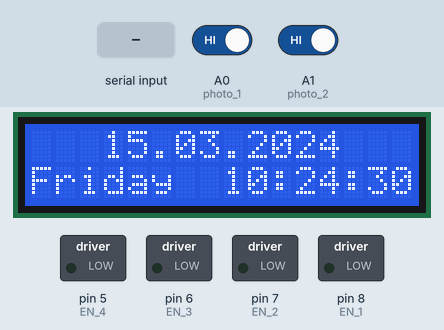
Recording of a sketch running on a simulated Arduino Uno, built with avr-gcc and run on an emulated ATmega328P. Parts: 16×2 character LCD, switched loads named in the sketch (green lamp = pin HIGH). The inputs (shaded band) are chosen by the test bench; at power-on: A0 (photo_1) HIGH, A1 (photo_2) HIGH. The local clock reads 2024-03-15 10:24:30 at power-on unless the sketch sets it; what the sketch prints to the serial monitor is not drawn.

Above: at 1.2 s.
1.3 s: "2\n" received over Serial
At 2.6 s:
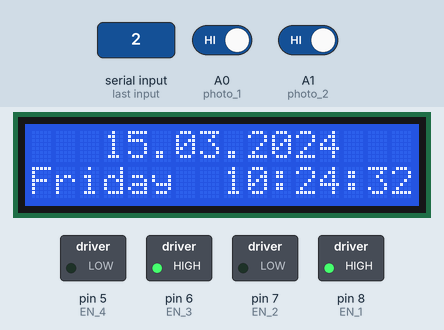
5.5 s: A0 (photo_1) driven LOW
At 7.4 s:
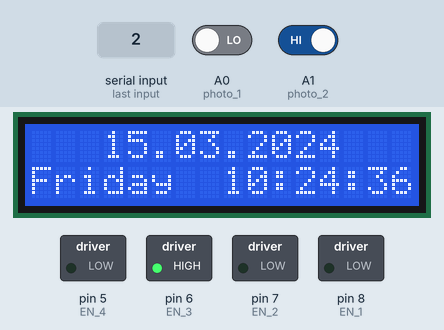
9.7 s: A1 (photo_2) driven LOW
At 10.7 s:
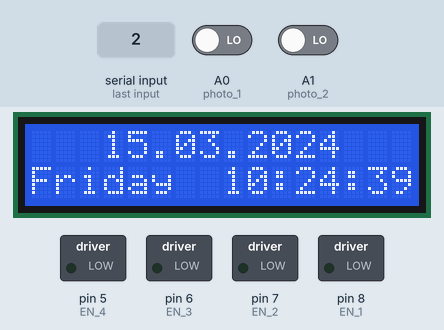
Timing chart, 0 to 12.7 s (numbered marks = the images above; inputs shaded):
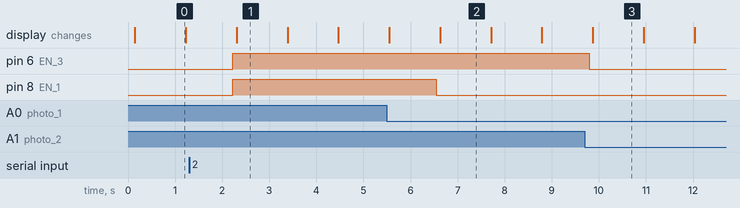

The sketch:

banban_v5.23.16_.ino
```cpp
#include <DS1302.h>


#include <DS1302.h>          // DS1302 RTC 시계모듈 라이브러리
#include <Wire.h>           // wire 라이브러리 (lcd통신)
#include <LiquidCrystal_I2C.h>  // LCD 라이브러리

DS1302 rtc(2,3,4); //rtc 객체(연결된 핀정보 RST, DAT CLK)

//0x3f I2C주소를 가지고 있는 16x2 lcd객체 생성 (i2c 주소는 lcd에 맞게 수정)
LiquidCrystal_I2C lcd(0x27,16,2);


int photo_1 = A0;
int photo_2 = A1;
int EN_1 = 8;
int EN_2 = 7;
int EN_3 = 6;
int EN_4 = 5;

int state=0;         //동작 상태 변수 0:평시,1:작동
int state_motor_1=0; //모터 1 상태
int state_motor_2=0; //모터 2 상태
int state_photo_1=0; //포토 인터럽터 1 상태
int state_photo_2=0; //포토 인터럽터 2 상태
void setup()
{
  Serial.begin(9600); //시리얼 통신 시작

  //포토인터럽터
  pinMode(photo_1,INPUT);
  pinMode(photo_2,INPUT);

  //모터
  pinMode(EN_1, OUTPUT);       // Motor A 방향설정1
  pinMode(EN_2, OUTPUT);       // Motor A 방향설정2
  pinMode(EN_3, OUTPUT);       // Motor B 방향설정1
  pinMode(EN_4, OUTPUT);       // Motor B 방향설정2

  //rtc모듈
  rtc.halt(false);
  rtc.writeProtect(false);

  //lcd 시작
  lcd.begin();         //i2c lcd 초기화
  lcd.backlight();    //백라이트 on

  //* 시간설정 * 한번만업로드하고 주석처리후 재업로드
  //rtc.setDOW(FRIDAY); //요일설정
  //rtc.setTime(14,39,00); //시간설정 시,분,초
  //rtc.setDate(22,05,2020); //날짜설정 일 월 년

}

void loop()
{
  //시간이 되면 state_motor, state_photo를 1로 전환
  if(Serial.read()=='2') //추후변경
  {
    state_motor_1 = 1;
    state_motor_2 = 1;
    state_photo_1 = 1;
    state_photo_2 = 1;
  }

  //state_motor_1 = 1일때
  if(state_motor_1 == 1)
  {

    digitalWrite(EN_1,HIGH);
    digitalWrite(EN_2,LOW);

    if(digitalRead(photo_1) == 0)
    {
      state_photo_1 = 0;
    }
    //state_motor_1 = 으로 전환
    state_motor_1 = state_photo_1;
  }


  //state_motor_1 = 0일때
  if(state_motor_1==0)
  {
    digitalWrite(EN_1,LOW);
    digitalWrite(EN_2,LOW);
  }


  //state_motor_2 = 1일때
  if(state_motor_2==1)
  {
    digitalWrite(EN_3,HIGH);
    digitalWrite(EN_4,LOW);

    if(digitalRead(photo_2) == 0)
    {
      state_photo_2 = 0;
    }
    //state_motor_2 =0 으로 전환
    state_motor_2 = state_photo_2;
  }


  //state_motor_2 = 0일때
  if(state_motor_2==0)
  {
    digitalWrite(EN_3,LOW);
    digitalWrite(EN_4,LOW);
  }

      Serial.println(digitalRead(photo_1));
      Serial.println(digitalRead(photo_2));
      Serial.print("\n");

      Serial.print("state_photo_1 : "); Serial.println(state_photo_1);
      Serial.print("state_photo_2 : "); Serial.println(state_photo_2);
      Serial.print("state_motor_1 : "); Serial.println(state_motor_1);
      Serial.print("state_motor_2 : "); Serial.println(state_motor_2);

      Serial.print(rtc.getDOWStr()); // 요일 시리얼 모니터에 출력
      Serial.print(" ");
      Serial.print(rtc.getDateStr());
      Serial.print(" "); // 날짜를 시리얼 모니터에 출력
      Serial.println(rtc.getTimeStr()); // 시간을 시리얼 모니터에 출력
      lcd.clear();
      data();
      printTime();
      delay(1000);
}
/*
      Serial.println(digitalRead(photo_1));
      Serial.println(digitalRead(photo_2));
      Serial.print("\n");

      Serial.print(rtc.getDOWStr()); // 요일 시리얼 모니터에 출력
      Serial.print(" ");
      Serial.print(rtc.getDateStr());
      Serial.print(" "); // 날짜를 시리얼 모니터에 출력
      Serial.println(rtc.getTimeStr()); // 시간을 시리얼 모니터에 출력

      lcd.clear();
      data();
      printTime();
      delay(1000);
*/

void data()
{
  lcd.setCursor(0,1); //커서 위치
  lcd.print(rtc.getDOWStr()); //lcd에 요일 출력
  lcd.setCursor(3,0);
  lcd.print(rtc.getDateStr()); //lcd에 날짜 출력
}

void printTime()
{
  lcd.setCursor(8,1);
  lcd.print(rtc.getTimeStr());
}
```

Measured:
- after the input at 1.3 s, pin 6 (EN_3), pin 8 (EN_1): LOW → HIGH after 0.93 s
- after the input at 5.5 s, pin 8 (EN_1): HIGH → LOW after 1.0 s
- after the input at 9.7 s, pin 6 (EN_3): HIGH → LOW after 0.09 s
- what the display in image 0 shows lasts 1.1 s, from 0.1 s to 1.2 s
